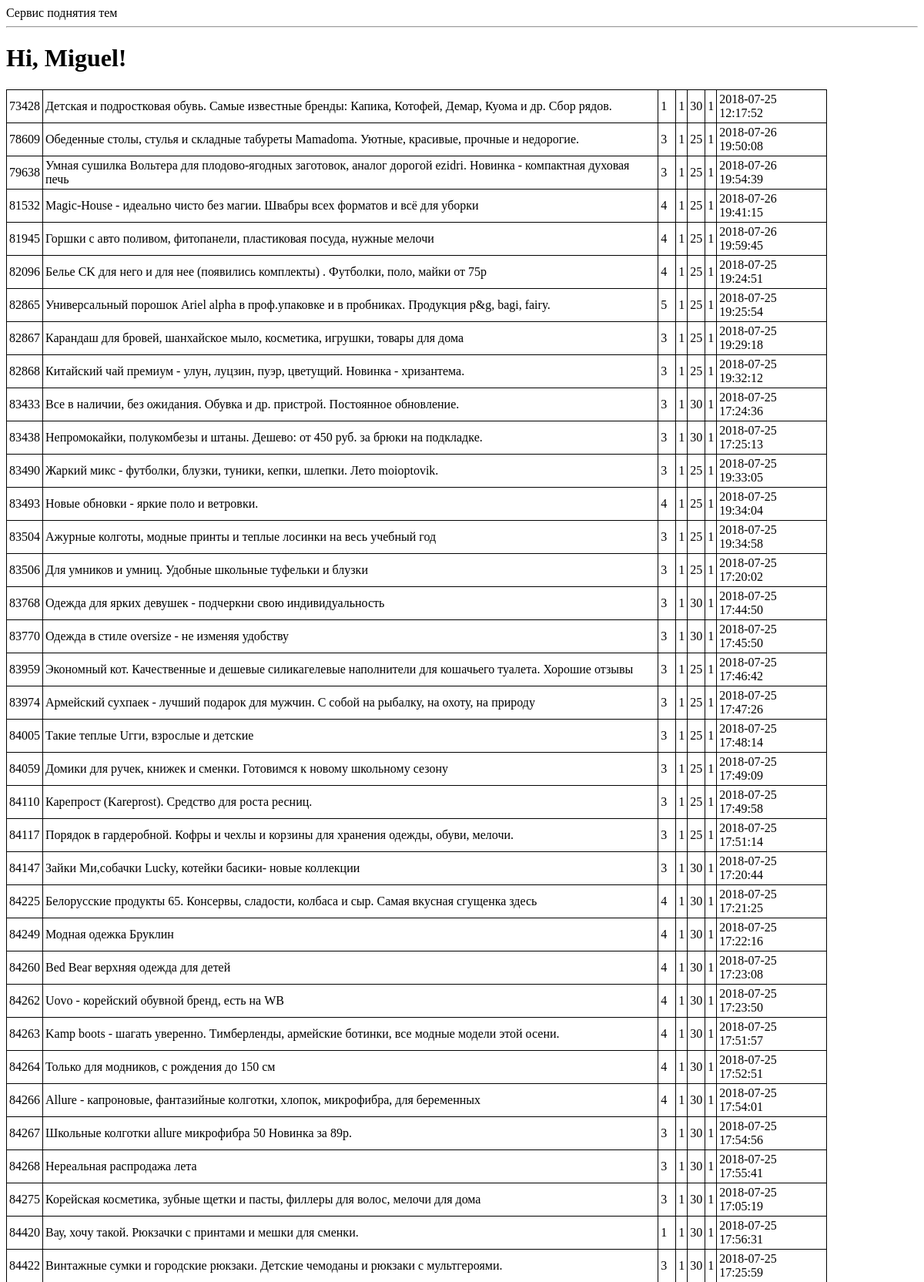
The page /2a (upper part) on the database its author committed.
### tables this page shows
CREATE TABLE topics (id INTEGER PRIMARY KEY UNIQUE NOT NULL, name VARCHAR (250) NOT NULL, ref VARCHAR (100), time_start TIME DEFAULT (7), time_stop TIME DEFAULT (23.05), interval_minutes INTEGER DEFAULT (30), user_id INTEGER REFERENCES users (id), last_up_time TIME DEFAULT (1), active INT DEFAULT (1), page INT, maxpage INT DEFAULT (1), actual INT DEFAULT (1), good_id INT DEFAULT (0));

### app.py (the view)
@app.route('/2a', methods=["GET"])
def index2():
    tpcs=engine.execute("""select t.id,
                                   t.name,
                                   t.page,
                                   t.maxpage,
                                   t.interval_minutes,
                                   t.active,
                                   datetime(last_up_time, 'unixepoch', 'localtime') up_time
                           from topics t
                           where actual=1""")
    user = {'username': 'Miguel'}
    posts = [
        {
            'author': {'username': 'John'},
            'body': 'Beautiful day in Portland!'
        },
        {
            'author': {'username': 'Susan'},
            'body': 'The Avengers movie was so cool!'
        }
    ]
    return render_template('index.html', title='Home', tpcs=tpcs, user=user)

### templates/index.html
{% extends "base.html" %}
{% block content %}
    <h1>Hi, {{ user.username }}!</h1>
    <table>
    {% for row in tpcs %}
        <tr>
            <td>{{ row["id"] }}</td>
            <td>{{ row["name"] }}</td>
            <td>{{ row["page"] }}</td>
            <td>{{ row["maxpage"] }}</td>
            <td>{{ row["interval_minutes"] }}</td>
            <td>{{ row["active"] }}</td>
            <td>{{ row["up_time"] }}</td>
        </tr>
    {% endfor %}
    </table>
{% endblock %}

### templates/base.html (shortened to what this page needs)
<html>
    <head>
    </head>
    <body>
        <div>
            Сервис поднятия тем
        </div>
        <hr>
        {% block content %}{% endblock %}
    </body>
</html>

### templates/base.html (style rules this page uses)
TABLE { width: 90%; border-collapse: collapse; }
TD, TH { padding: 3px; border: 1px solid black; }

### rows shown on the page
topics: id "73428", name "Детская и подростковая обувь. Самые известные бренды: Капика, Котофей, Демар, Куома и др. Сбор рядов.", page "1", maxpage "1", interval_minutes "30", active "1", up_time "2018-07-25 12:17:52"
topics: id "78609", name "Обеденные столы, стулья и складные табуреты Mamadoma. Уютные, красивые, прочные и недорогие.", page "3", maxpage "1", interval_minutes "25", active "1", up_time "2018-07-26 19:50:08"
topics: id "79638", name "Умная сушилка Вольтера для плодово-ягодных заготовок, аналог дорогой ezidri. Новинка - компактная духовая печь", page "3", maxpage "1", interval_minutes "25", active "1", up_time "2018-07-26 19:54:39"
topics: id "81532", name "Magic-House - идеально чисто без магии. Швабры всех форматов и всё для уборки", page "4", maxpage "1", interval_minutes "25", active "1", up_time "2018-07-26 19:41:15"
topics: id "81945", name "Горшки с авто поливом, фитопанели, пластиковая посуда, нужные мелочи", page "4", maxpage "1", interval_minutes "25", active "1", up_time "2018-07-26 19:59:45"
topics: id "82096", name "Белье CK для него и для нее (появились комплекты) . Футболки, поло, майки от 75р", page "4", maxpage "1", interval_minutes "25", active "1", up_time "2018-07-25 19:24:51"
topics: id "82865", name "Универсальный порошок Ariel alpha в проф.упаковке и в пробниках. Продукция p&g, bagi, fairy.", page "5", maxpage "1", interval_minutes "25", active "1", up_time "2018-07-25 19:25:54"
topics: id "82867", name "Карандаш для бровей, шанхайское мыло, косметика, игрушки, товары для дома", page "3", maxpage "1", interval_minutes "25", active "1", up_time "2018-07-25 19:29:18"
topics: id "82868", name "Китайский чай премиум - улун, луцзин, пуэр, цветущий. Новинка - хризантема.", page "3", maxpage "1", interval_minutes "25", active "1", up_time "2018-07-25 19:32:12"
topics: id "83433", name "Все в наличии, без ожидания. Обувка и др. пристрой. Постоянное обновление.", page "3", maxpage "1", interval_minutes "30", active "1", up_time "2018-07-25 17:24:36"
topics: id "83438", name "Непромокайки, полукомбезы и штаны. Дешево: от 450 руб. за брюки на подкладке.", page "3", maxpage "1", interval_minutes "30", active "1", up_time "2018-07-25 17:25:13"
topics: id "83490", name "Жаркий микс - футболки, блузки, туники, кепки, шлепки. Лето moioptovik.", page "3", maxpage "1", interval_minutes "25", active "1", up_time "2018-07-25 19:33:05"
topics: id "83493", name "Новые обновки - яркие поло и ветровки.", page "4", maxpage "1", interval_minutes "25", active "1", up_time "2018-07-25 19:34:04"
topics: id "83504", name "Ажурные колготы, модные принты и теплые лосинки на весь учебный год", page "3", maxpage "1", interval_minutes "25", active "1", up_time "2018-07-25 19:34:58"
topics: id "83506", name "Для умников и умниц. Удобные школьные туфельки и блузки", page "3", maxpage "1", interval_minutes "25", active "1", up_time "2018-07-25 17:20:02"
topics: id "83768", name "Одежда для ярких девушек - подчеркни свою индивидуальность", page "3", maxpage "1", interval_minutes "30", active "1", up_time "2018-07-25 17:44:50"
topics: id "83770", name "Одежда в стиле oversize - не изменяя удобству", page "3", maxpage "1", interval_minutes "30", active "1", up_time "2018-07-25 17:45:50"
topics: id "83959", name "Экономный кот. Качественные и дешевые силикагелевые наполнители для кошачьего туалета. Хорошие отзывы", page "3", maxpage "1", interval_minutes "25", active "1", up_time "2018-07-25 17:46:42"
topics: id "83974", name "Армейский сухпаек - лучший подарок для мужчин. С собой на рыбалку, на охоту, на природу", page "3", maxpage "1", interval_minutes "25", active "1", up_time "2018-07-25 17:47:26"
topics: id "84005", name "Такие теплые Uгги, взрослые и детские", page "3", maxpage "1", interval_minutes "25", active "1", up_time "2018-07-25 17:48:14"
topics: id "84059", name "Домики для ручек, книжек и сменки. Готовимся к новому школьному сезону", page "3", maxpage "1", interval_minutes "25", active "1", up_time "2018-07-25 17:49:09"
topics: id "84110", name "Карепрост (Kareprost). Средство для роста ресниц.", page "3", maxpage "1", interval_minutes "25", active "1", up_time "2018-07-25 17:49:58"
topics: id "84117", name "Порядок в гардеробной. Кофры и чехлы и корзины для хранения одежды, обуви, мелочи.", page "3", maxpage "1", interval_minutes "25", active "1", up_time "2018-07-25 17:51:14"
topics: id "84147", name "Зайки Ми,собачки Lucky, котейки басики- новые коллекции", page "3", maxpage "1", interval_minutes "30", active "1", up_time "2018-07-25 17:20:44"
topics: id "84225", name "Белорусские продукты 65. Консервы, сладости, колбаса и сыр. Самая вкусная сгущенка здесь", page "4", maxpage "1", interval_minutes "30", active "1", up_time "2018-07-25 17:21:25"
topics: id "84249", name "Модная одежка Бруклин", page "4", maxpage "1", interval_minutes "30", active "1", up_time "2018-07-25 17:22:16"
topics: id "84260", name "Bed Bear верхняя одежда для детей", page "4", maxpage "1", interval_minutes "30", active "1", up_time "2018-07-25 17:23:08"
topics: id "84262", name "Uovo - корейский обувной бренд, есть на WB", page "4", maxpage "1", interval_minutes "30", active "1", up_time "2018-07-25 17:23:50"
topics: id "84263", name "Kamp boots - шагать уверенно. Тимберленды, армейские ботинки, все модные модели этой осени.", page "4", maxpage "1", interval_minutes "30", active "1", up_time "2018-07-25 17:51:57"
topics: id "84264", name "Только для модников, с рождения до 150 см", page "4", maxpage "1", interval_minutes "30", active "1", up_time "2018-07-25 17:52:51"
topics: id "84266", name "Allure - капроновые, фантазийные колготки, хлопок, микрофибра, для беременных", page "4", maxpage "1", interval_minutes "30", active "1", up_time "2018-07-25 17:54:01"
topics: id "84267", name "Школьные колготки allure микрофибра 50 Новинка за 89р.", page "3", maxpage "1", interval_minutes "30", active "1", up_time "2018-07-25 17:54:56"
topics: id "84268", name "Нереальная распродажа лета", page "3", maxpage "1", interval_minutes "30", active "1", up_time "2018-07-25 17:55:41"
topics: id "84275", name "Корейская косметика, зубные щетки и пасты, филлеры для волос, мелочи для дома", page "3", maxpage "1", interval_minutes "30", active "1", up_time "2018-07-25 17:05:19"
topics: id "84420", name "Вау, хочу такой. Рюкзачки с принтами и мешки для сменки.", page "1", maxpage "1", interval_minutes "30", active "1", up_time "2018-07-25 17:56:31"
topics: id "84422", name "Винтажные сумки и городские рюкзаки. Детские чемоданы и рюкзаки с мультгероями.", page "3", maxpage "1", interval_minutes "30", active "1", up_time "2018-07-25 17:25:59"

### other values the page prints
{{ user.username }} "Miguel"
